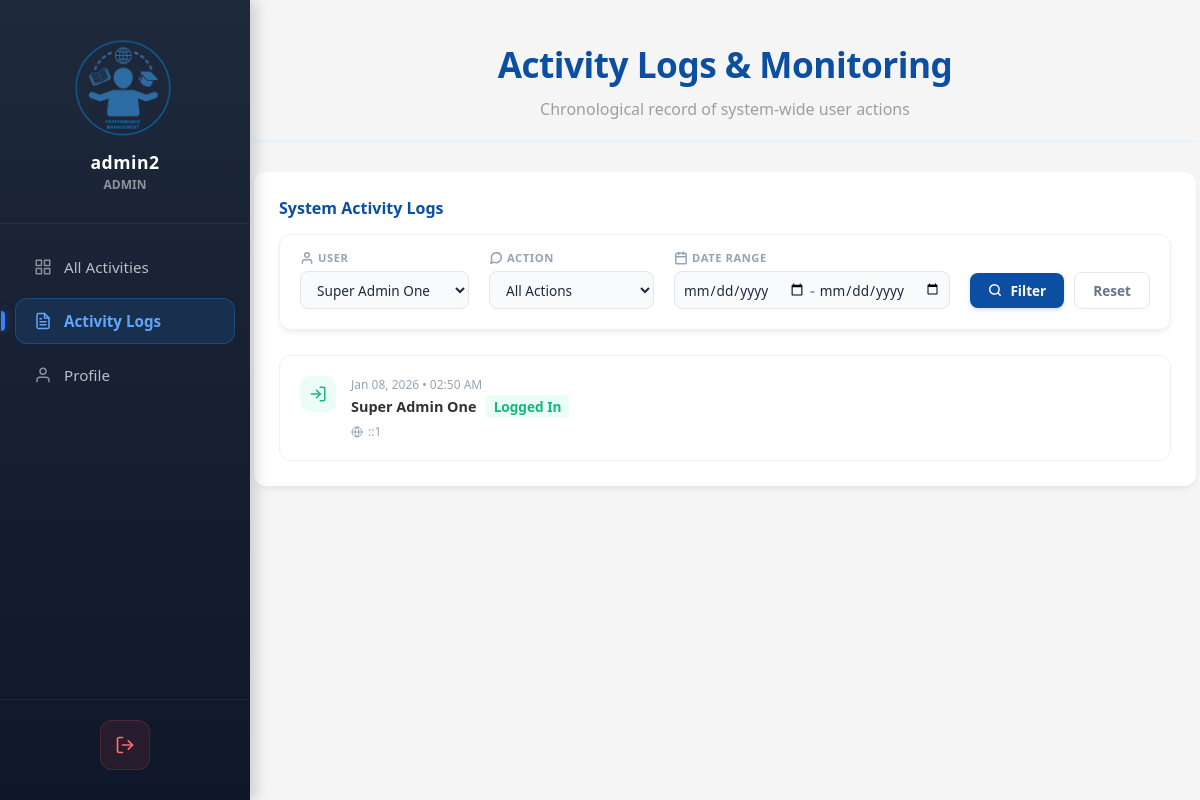
The app's page /admin/users.php?user_id=6 (signed in) with its own data.
### tables this page shows
CREATE TABLE `activity_logs` (
  `id` int(11) NOT NULL,
  `user_id` int(11) NOT NULL,
  `action` varchar(255) NOT NULL,
  `details` text DEFAULT NULL,
  `ip_address` varchar(45) DEFAULT NULL,
  `created_at` timestamp NOT NULL DEFAULT current_timestamp()
);

CREATE TABLE `users` (
  `id` int(11) NOT NULL,
  `username` varchar(50) NOT NULL,
  `password` varchar(255) NOT NULL,
  `full_name` varchar(100) NOT NULL,
  `office_station` varchar(100) DEFAULT NULL,
  `position` varchar(100) DEFAULT NULL,
  `rating_period` varchar(100) DEFAULT NULL,
  `area_of_specialization` varchar(100) DEFAULT NULL,
  `age` int(11) DEFAULT NULL,
  `sex` varchar(20) DEFAULT NULL,
  `role` varchar(20) DEFAULT 'user',
  `created_at` timestamp NOT NULL DEFAULT current_timestamp(),
  `profile_picture` varchar(255) DEFAULT NULL
);

### admin/users.php (the view, shortened to what this page needs)
<?php
require '../includes/db.php';
$usersStmt = $pdo->query("SELECT id, username, full_name, office_station, role, created_at FROM users ORDER BY created_at DESC");
$all_users = $usersStmt->fetchAll(PDO::FETCH_ASSOC);
$filter_user_id = isset($_GET['user_id']) ? (int) $_GET['user_id'] : 0;
$filter_action = isset($_GET['action_type']) ? $_GET['action_type'] : '';
$start_date = isset($_GET['start_date']) ? $_GET['start_date'] : '';
$end_date = isset($_GET['end_date']) ? $_GET['end_date'] : '';
$log_sql = "SELECT l.*, u.full_name as user_name
            FROM activity_logs l
            JOIN users u ON l.user_id = u.id
            WHERE 1=1";
$log_params = [];
if ($filter_user_id > 0) {
    $log_sql .= " AND l.user_id = ?";
    $log_params[] = $filter_user_id;
}
$log_sql .= " ORDER BY l.created_at DESC LIMIT 100";
$logStmt = $pdo->prepare($log_sql);
$logStmt->execute($log_params);
$logs = $logStmt->fetchAll(PDO::FETCH_ASSOC);
?>
<!DOCTYPE html>
<html lang="en">
<head>
    <?php require 'includes/admin_head.php'; ?>
    <link rel="stylesheet" href="css/pages/user.css">
    <link rel="stylesheet" href="../css/base/tables.css">
</head>
<body>
    <?php
    function getLogClass($action)
    {
        if (strpos($action, 'Logged In') !== false)
            return 'log-type-login';
        return '';
    }
    ?>
    <div class="dashboard-container">
        <?php require '../includes/sidebar.php'; ?>
        <div class="main-content">
            <div class="passbook-container">
                <div class="header">
                    <h1>Activity Logs & Monitoring</h1>
                    <p>Chronological record of system-wide user actions</p>
                </div>
                <div class="users-grid" style="grid-template-columns: 1fr;">
                    <div class="card">
                        <div class="section-title">System Activity Logs</div>
                        <div class="filter-section">
                            <form method="GET" class="filter-form">
                                <div class="filter-group">
                                    <label class="filter-label">
                                        <svg xmlns="http://www.w3.org/2000/svg" width="14" height="14"
                                            viewBox="0 0 24 24" fill="none" stroke="currentColor" stroke-width="2.5"
                                            stroke-linecap="round" stroke-linejoin="round">
                                            <path d="M20 21v-2a4 4 0 0 0-4-4H8a4 4 0 0 0-4 4v2"></path>
                                            <circle cx="12" cy="7" r="4"></circle>
                                        </svg>
                                        User
                                    </label>
                                    <select name="user_id" class="filter-input">
                                        <?php foreach ($all_users as $u): ?>
                                            <option value="<?php echo $u['id']; ?>" <?php echo $filter_user_id == $u['id'] ? 'selected' : ''; ?>>
                                                <?php echo htmlspecialchars($u['full_name']); ?>
                                            </option>
                                        <?php endforeach; ?>
                                    </select>
                                </div>
                                <div class="filter-group">
                                    <label class="filter-label">
                                        Action
                                    </label>
                                    <select name="action_type" class="filter-input">
                                        <option value="">All Actions</option>
                                    </select>
                                </div>
                                <div class="filter-group">
                                    <label class="filter-label">
                                        Date Range
                                    </label>
                                    <div class="date-range-group">
                                        <input type="date" name="start_date" value="<?php echo $start_date; ?>"
                                            class="filter-input" title="Start Date">
                                        <span style="color: #94a3b8; font-weight: 700;">-</span>
                                        <input type="date" name="end_date" value="<?php echo $end_date; ?>"
                                            class="filter-input" title="End Date">
                                    </div>
                                </div>
                                <div class="filter-actions">
                                    <button type="submit" class="btn-filter">
                                        <svg xmlns="http://www.w3.org/2000/svg" width="14" height="14"
                                            viewBox="0 0 24 24" fill="none" stroke="currentColor" stroke-width="2.5"
                                            stroke-linecap="round" stroke-linejoin="round">
                                            <circle cx="11" cy="11" r="8"></circle>
                                            <line x1="21" y1="21" x2="16.65" y2="16.65"></line>
                                        </svg>
                                        Filter
                                    </button>
                                    <?php if ($filter_user_id > 0 || $filter_action || $start_date || $end_date): ?>
                                        <a href="users.php" class="btn-reset">Reset</a>
                                    <?php endif; ?>
                                </div>
                            </form>
                        </div>
                        <div class="logs-container">
                            <?php if (empty($logs)): ?>
                                <div style="text-align: center; padding: 40px; color: #94a3b8;">
                                    <svg xmlns="http://www.w3.org/2000/svg" width="48" height="48" viewBox="0 0 24 24"
                                        fill="none" stroke="currentColor" stroke-width="1" stroke-linecap="round"
                                        stroke-linejoin="round" style="margin-bottom: 10px; opacity: 0.5;">
                                        <path d="M14 2H6a2 2 0 0 0-2 2v16a2 2 0 0 0 2 2h12a2 2 0 0 0 2-2V8z"></path>
                                        <polyline points="14 2 14 8 20 8"></polyline>
                                        <line x1="9" y1="13" x2="15" y2="13"></line>
                                        <line x1="9" y1="17" x2="15" y2="17"></line>
                                        <polyline points="9 9 10 9 11 9"></polyline>
                                    </svg>
                                    <p>No activity logs found yet.</p>
                                </div>
                            <?php else: ?>
                                <?php foreach ($logs as $log): ?>
                                    <div class="log-entry <?php echo getLogClass($log['action']); ?>">
                                        <div class="log-icon-box">
                                        </div>
                                        <div class="log-content">
                                            <span
                                                class="log-time"><?php echo date('M d, Y • h:i A', strtotime($log['created_at'])); ?></span>
                                            <div>
                                                <span class="log-user"><?php echo htmlspecialchars($log['user_name']); ?></span>
                                                <span class="log-action"><?php echo htmlspecialchars($log['action']); ?></span>
                                            </div>
                                            <div class="log-meta">
                                                <?php echo htmlspecialchars($log['ip_address']); ?>
                                            </div>
                                        </div>
                                    </div>
                                <?php endforeach; ?>
                            <?php endif; ?>
                        </div>
                    </div>
                </div>
            </div>
        </div>
    </div>
</body>
</html>
</body>
</html>

### admin/css/base/variables.css (style rules this page uses)
:root { --primary-blue: #0B4EA2; --secondary-blue: #1E88E5; --light-blue: #E3F2FD; --accent-orange: #F57C00; --hover-orange: #FF9800; --text-color: #333; --bg-color: #F5F5F5; --sidebar-width: 250px; --border-color: #E0E0E0; --dark-gray: #9E9E9E; --logout-red: #d32f2f; --card-shadow: 0 4px 6px -1px rgba(0, 0, 0, 0.05), 0 2px 4px -1px rgba(0, 0, 0, 0.03); --header-shadow: 0 10px 30px rgba(0, 0, 0, 0.08); }

### admin/css/base/global.css (style rules this page uses)
body { font-family: 'Segoe UI', Tahoma, Geneva, Verdana, sans-serif; background-color: var(--bg-color); margin: 0; display: flex; min-height: 100vh; color: var(--text-color); }
.dashboard-container { display: flex; width: 100%; min-height: 100vh; }
.main-content { flex: 1; padding: 40px; display: flex; justify-content: center; align-items: flex-start; background-color: var(--bg-color); margin-left: var(--sidebar-width); width: calc(100% - var(--sidebar-width)); }
.card { background: white; padding: 25px; border-radius: 12px; box-shadow: var(--card-shadow); }

### admin/css/layout/header.css (style rules this page uses)
.header { text-align: center; margin-bottom: 30px; border-bottom: 2px solid var(--light-blue); padding-bottom: 20px; }
.header h1 { color: var(--primary-blue); margin: 0; font-size: 2.2em; font-weight: 800; letter-spacing: -0.5px; }
.header p { color: var(--dark-gray); font-size: 1em; margin-top: 10px; }
.section-title { margin-bottom: 15px; font-weight: bold; color: var(--primary-blue); }

### admin/css/pages/user.css (style rules this page uses)
.users-grid { display: grid; grid-template-columns: 1fr; gap: 20px; margin-top: 20px; }
.logs-container { max-height: 600px; overflow-y: auto; border: 1px solid #eef2f7; border-radius: 12px; background: #fff; padding: 5px; }
.log-entry { padding: 15px; border-bottom: 1px solid #f1f4f8; transition: all 0.2s ease; display: flex; gap: 15px; position: relative; }
.log-entry:last-child { border-bottom: none; }
.log-icon-box { width: 36px; height: 36px; border-radius: 10px; display: flex; align-items: center; justify-content: center; flex-shrink: 0; }
.log-content { flex-grow: 1; }
.log-time { color: #94a3b8; font-size: 0.75rem; display: block; margin-bottom: 2px; }
.log-user { color: var(--dark-blue); font-weight: 600; font-size: 0.9rem; }
.log-action { font-weight: 600; font-size: 0.85rem; padding: 2px 8px; border-radius: 4px; margin-left: 5px; }
.log-type-login .log-icon-box, .log-type-login .log-action { background: #ecfdf5; color: #10b981; }
.log-meta { font-size: 0.75rem; color: #94a3b8; margin-top: 6px; display: flex; align-items: center; gap: 5px; }
.filter-section { margin-bottom: 25px; background: #fff; padding: 15px 20px; border-radius: 12px; border: 1px solid #edf2f7; box-shadow: 0 4px 6px -1px rgba(0, 0, 0, 0.05), 0 2px 4px -1px rgba(0, 0, 0, 0.03); }
.filter-form { display: flex; gap: 20px; align-items: flex-end; flex-wrap: nowrap; overflow-x: auto; padding-bottom: 5px; }
.filter-group { display: flex; flex-direction: column; gap: 6px; }
.filter-label { font-size: 0.7rem; font-weight: 700; color: #94a3b8; display: flex; align-items: center; gap: 4px; text-transform: uppercase; letter-spacing: 0.05em; white-space: nowrap; }
.filter-input { padding: 8px 12px; border-radius: 8px; border: 1px solid #e2e8f0; font-size: 0.85rem; color: #1e293b; background: #f8fafc; transition: all 0.2s ease; outline: none; min-width: 140px; height: 38px; }
.date-range-group { display: flex; align-items: center; gap: 4px; background: #f8fafc; padding: 0 8px; border-radius: 8px; border: 1px solid #e2e8f0; height: 38px; }
.date-range-group .filter-input { border: none; background: transparent; padding: 0; min-width: 110px; height: 100%; }
.filter-actions { display: flex; gap: 10px; padding-left: 15px; border-left: 1px solid #e2e8f0; height: 38px; align-items: center; }
.btn-filter { padding: 8px 18px; background: var(--primary-blue); color: white; border-radius: 8px; font-weight: 600; font-size: 0.85rem; border: none; cursor: pointer; transition: all 0.2s ease; display: flex; align-items: center; gap: 8px; box-shadow: 0 2px 4px rgba(37, 99, 235, 0.2); }
.btn-reset { padding: 8px 18px; background: #fff; color: #64748b; border-radius: 8px; font-weight: 600; font-size: 0.85rem; text-decoration: none; transition: all 0.2s ease; border: 1px solid #e2e8f0; }
@media (max-width: 1200px) { .filter-actions { border-left: none; margin-left: 0; padding-left: 0; width: 100%; justify-content: flex-end; } }

### records on screen
activity_logs: created_at "Jan 08, 2026 • 02:50 AM", user.full_name "Super Admin One", action "Logged In", ip_address "::1"

### other values on screen
$_SESSION['username'] "admin2"
$_SESSION['position'] ?: str_replace('_', ' ', $_SESSION['role']) "ADMIN"
form field user_id "Super Admin One"
